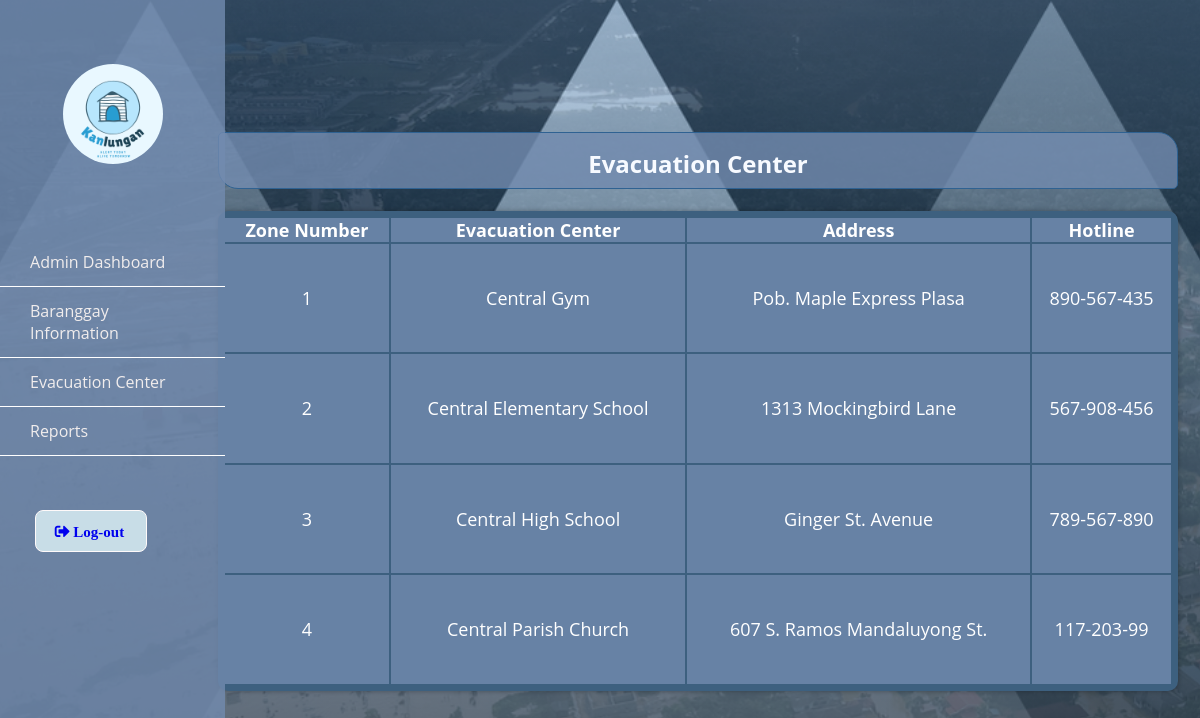
Screenshot of /evacuation.php with the database file from the repository.
### tables this page shows
CREATE TABLE IF NOT EXISTS `center` (
  `cid` int(11) NOT NULL AUTO_INCREMENT,
  `cname` varchar(255) NOT NULL,
  `caddress` varchar(255) NOT NULL,
  `chotline` varchar(255) NOT NULL,
  PRIMARY KEY (`cid`)
);

### evacuation.php (the view, shortened to what this page needs)
<?php
	require ('connect.php');
	$showUsersSql = $conn->prepare ("Select * from center ");
	$showUsersSql->execute();
	$showUsers = $showUsersSql->fetchAll();
?>
 <link rel='stylesheet' href='style.css'/>
 <link rel="stylesheet" href="https://use.fontawesome.com/releases/v5.7.1/css/all.css">
<div class="wrapper">
		<br>
        <div class="sidebar">
            <div class="profile"> <br> <br>
				<img src="logo.png" alt="logo" class="logo"> <br> <br>
            </div>
            <ul>
			<li>
                    <a href="adminboard.php">
                        <span class="item">Admin Dashboard</span>
                    </a>
                </li>
                <li>
                    <a href="baranggay.php">
                        <span class="item">Baranggay Information</span>
                    </a>
                </li>
                <li>
                    <a href="evacuation.php">
                        <span class="item">Evacuation Center</span>
                    </a>
                </li>
                <li>
                    <a href="reports.php">
                        <span class="item">Reports</span>
                    </a>
                </li>
            </ul>
		<br> <br> &nbsp; &nbsp; &nbsp; <p class="Logout-text"> <a href="index.php"> &nbsp;<i class="fas fa-sign-out-alt"> Log-out </i> </a><p>
        </div>
        </div>
<div class="imgcontainer">
<br>
			<nav class="navtop">
<div> <h1> Evacuation Center </h1> </div>
<br>
<table class="admin_seg">
				<thead>
					<tr>
					<th><p> Zone Number</p></th>
						<th><p> Evacuation Center</p></th>
						<th><p> Address </p></th>
						<th><p> Hotline</p></th>
					</tr>
				</thead>
				<?php foreach ($showUsers as $centerList): ?>
				<tbody>
					<tr>
						<td><p><?= $centerList['cid']; ?> </p></td>
						<td><p><?= $centerList['cname']; ?> </p></td>
						<td><p><?= $centerList['caddress']; ?> </p></td>
						<td><p><?= $centerList['chotline']; ?> </p></td>
					</tr>
				</tbody>
			 <?php endforeach; ?>
			 </table>

### style.css (style rules this page uses)
.logout-text { font-size: 15px; font-family: Arial, Helvetica, sans-serif; background-color: rgb(200, 221, 231); color: #1c3557; width: 50%; padding: 10px 15px; margin: 10px 10px; display: inline-block; border: 1px solid rgb(255, 250, 250); box-sizing: border-box; border-radius: 8px; }
.imgcontainer { text-align: center; height: auto; display: block; margin-left: auto; margin-right: auto; width: 80%; }
img.logo { width: 40%; border-radius: 50%; }
.admin_seg { width: 100%; height: 60%; border: 5px solid #3D607F; border-radius: 10px; background-color: #3D607F; box-shadow: 0 0 5px rgba(0,0,0,.3); text-decoration: none; font-size: 18px; font-family: Verdana, Geneva, Tahoma, sans-serif; text-align: center; color: #FFF; transition: .3s; margin-left: 98px; }
.admin_seg tr { margin: 2px 2px; padding: 15px; background-color: rgb(114, 139, 175, 0.8); border: 4px solid; ; }
.navtop div { background-color: rgb(114, 139, 175, 0.8); padding: 14px 10px 8px 10px; width: 100%; text-align: center; border-radius: 10px; border-radius: 5px 20px 5px; border: 1px solid #2F6292; margin-left: 98px; }
.navtop div h1 { color: #f7faff; }
* { list-style: none; text-decoration: none; margin: 0; padding: 0; box-sizing: border-box; font-family: 'Open Sans', sans-serif; }
.wrapper .sidebar { background: rgb(114, 139, 175, 0.8); position: fixed; top: 0; left: 0; width: 225px; height: 100%; padding: 20px 0; transition: all 0.5s ease; }
.wrapper .sidebar .profile { margin-bottom: 30px; text-align: center; }
.wrapper .sidebar .profile img { display: block; width: 100px; height: 100px; border-radius: 50%; margin: 0 auto; }
.wrapper .sidebar ul li a { display: block; padding: 13px 30px; border-bottom: 1px solid white; color: rgb(241, 237, 237); font-size: 16px; position: relative; }

### rows the page displays
center: cid "1", cname "Central Gym", caddress "Pob. Maple Express Plasa", chotline "890-567-435"
center: cid "2", cname "Central Elementary School", caddress "1313 Mockingbird Lane", chotline "567-908-456"
center: cid "3", cname "Central High School", caddress "Ginger St. Avenue", chotline "789-567-890"
center: cid "4", cname "Central Parish Church", caddress "607 S. Ramos Mandaluyong St.", chotline "117-203-99"
